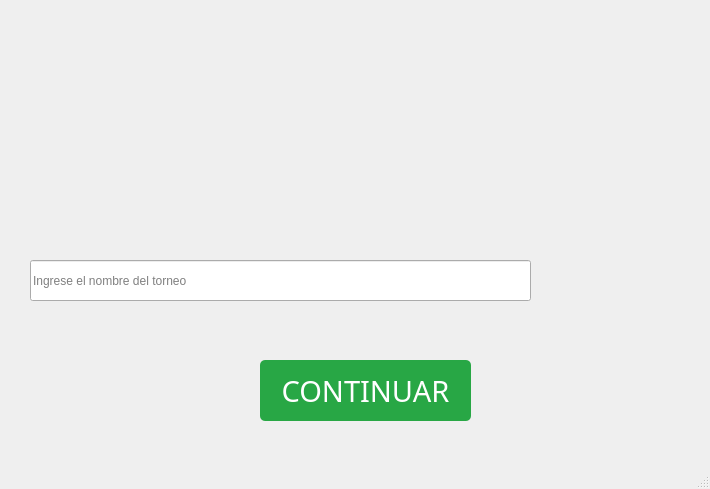
<?xml version="1.0" encoding="UTF-8"?>
<ui version="4.0">
 <class>ventana2</class>
 <widget class="QMainWindow" name="ventana2">
  <property name="geometry">
   <rect>
    <x>0</x>
    <y>0</y>
    <width>710</width>
    <height>489</height>
   </rect>
  </property>
  <property name="windowTitle">
   <string>Ventana2</string>
  </property>
  <widget class="QWidget" name="centralwidget">
   <widget class="QLabel" name="label">
    <property name="geometry">
     <rect>
      <x>-50</x>
      <y>0</y>
      <width>861</width>
      <height>501</height>
     </rect>
    </property>
    <property name="sizePolicy">
     <sizepolicy hsizetype="Fixed" vsizetype="Fixed">
      <horstretch>0</horstretch>
      <verstretch>0</verstretch>
     </sizepolicy>
    </property>
    <property name="minimumSize">
     <size>
      <width>200</width>
      <height>200</height>
     </size>
    </property>
    <property name="text">
     <string/>
    </property>
    <property name="pixmap">
     <pixmap>imagenV2.png</pixmap>
    </property>
   </widget>
   <widget class="QLineEdit" name="lineEdit">
    <property name="geometry">
     <rect>
      <x>30</x>
      <y>260</y>
      <width>501</width>
      <height>41</height>
     </rect>
    </property>
    <property name="placeholderText">
     <string>Ingrese el nombre del torneo</string>
    </property>
   </widget>
   <widget class="QPushButton" name="pushButton">
    <property name="geometry">
     <rect>
      <x>260</x>
      <y>360</y>
      <width>211</width>
      <height>61</height>
     </rect>
    </property>
    <property name="font">
     <font>
      <family>Cooper Black</family>
      <pointsize>22</pointsize>
      <weight>50</weight>
      <bold>false</bold>
     </font>
    </property>
    <property name="styleSheet">
     <string notr="true">QPushButton {
    background-color: #28a745;  /* Color de fondo verde */
    color: white;               /* Color del texto */
    border-radius: 5px;         /* Bordes redondeados */
    padding: 5px;               /* Espacio interno */
}
QPushButton:hover {
    background-color: #218838;  /* Color cuando el mouse pasa encima */
}
QPushButton:pressed {
    background-color: #1e7e34;  /* Color cuando el botón es presionado */
}
</string>
    </property>
    <property name="text">
     <string>CONTINUAR</string>
    </property>
   </widget>
  </widget>
  <widget class="QMenuBar" name="menubar">
   <property name="geometry">
    <rect>
     <x>0</x>
     <y>0</y>
     <width>710</width>
     <height>21</height>
    </rect>
   </property>
  </widget>
  <widget class="QStatusBar" name="statusbar"/>
 </widget>
 <resources/>
 <connections/>
</ui>
